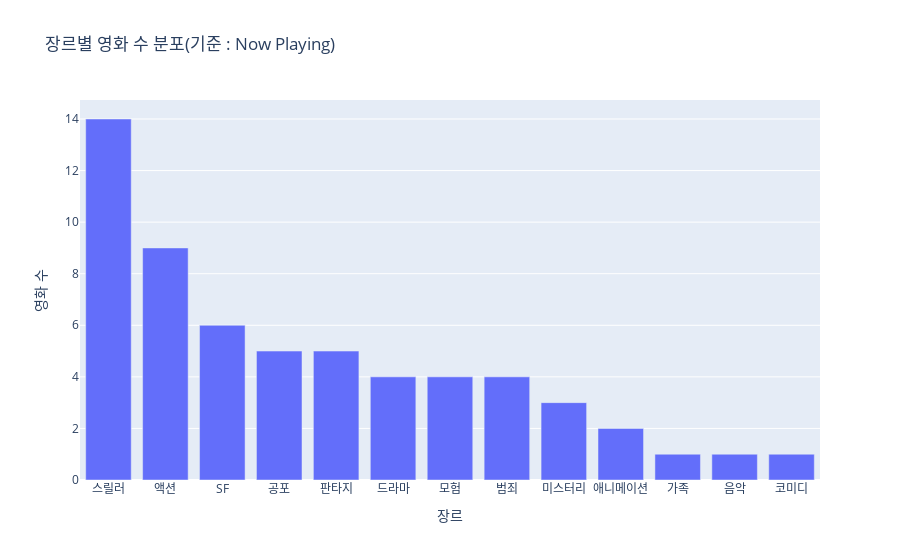

The notebook cell saved with this chart:
### Code cell
import plotly.express as px

fig = px.bar(
    agg.sort_values("movie_count", ascending=False),  # 정렬하라고 하면 오름차순이 기본
    x="genre",
    y="movie_count",
    title="장르별 영화 수 분포(기준 : Now Playing)"
)

fig.update_layout(xaxis_title="장르", yaxis_title="영화 수")   # x(가로)축, y(세로)축 이름 변경
fig.show()

### Figure 1 — Plotly figure (JSON) as saved in the notebook; plotly's stock layout.template omitted (floating-point values rounded to 4 significant figures)
{"data": [{"alignmentgroup": "True", "hovertemplate": "genre=%{x}<br>movie_count=%{y}<extra></extra>", "legendgroup": "", "marker": {"color": "#636efa", "pattern": {"shape": ""}}, "name": "", "offsetgroup": "", "orientation": "v", "showlegend": false, "textposition": "auto", "type": "bar", "x": ["스릴러", "액션", "SF", "공포", "판타지", "드라마", "모험", "범죄", "미스터리", "애니메이션", "가족", "음악", "코미디"], "xaxis": "x", "y": [14, 9, 6, 5, 5, 4, 4, 4, 3, 2, 1, 1, 1], "yaxis": "y"}], "layout": {"barmode": "relative", "legend": {"tracegroupgap": 0}, "title": {"text": "장르별 영화 수 분포(기준 : Now Playing)"}, "xaxis": {"anchor": "y", "domain": [0, 1], "title": {"text": "장르"}}, "yaxis": {"anchor": "x", "domain": [0, 1], "title": {"text": "영화 수"}}}}
